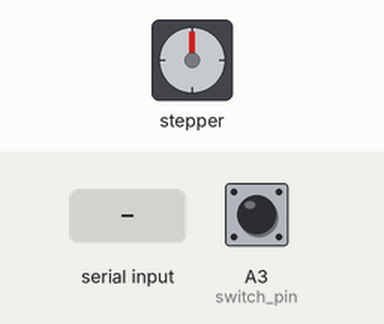
This sketch was run on a simulated Arduino Uno, built with avr-gcc and run on an emulated ATmega328P. On the bench: stepper motor. Wiring (inferred from the names in the program): stepper motor driver (200 steps per turn assumed): step pin 4; direction A1. The test bench sets the inputs (shaded band); at power-on: A3 (switch_pin) LOW. What the sketch prints to the serial monitor is not drawn.

Above: at 1.2 s.
1.3 s: "w" received over Serial
At 1.61 s:
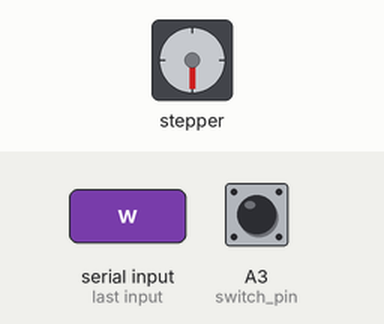
3.2 s: "a" received over Serial
Timing chart, 0 to 6.2 s (numbered marks = the images above; inputs shaded):
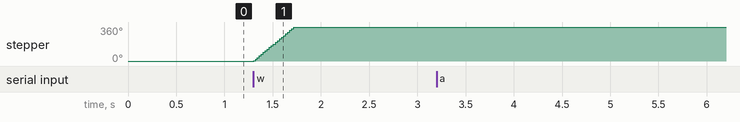

Measured:
- after the input at 1.3 s, stepper: turns 360° clockwise in 0.41 s, starting at once
- after the input at 3.2 s, every drawn part: stays the same

The sketch:

lab02.ino
```cpp
//David Goegl
/// Lab 02 - Analog Signal Acquisition
// Sample the analog output of the hall sensor sensor
// and print the value to the serial port
// use the prewritten functions to move the magnet from one step to the next

// initializiation of motor parameters - DO NOT CHANGE -
char incoming = 0;
float position_x = -1.0;   // magnet position in mm
float pos_offset = 16; // distance between hall sensor and face of magnet nearest to it (in mm) when button is pressed.
bool forward = 1;         // definitions of motor direction. Change if motor cable flipped
bool backward = 0;

// Button params
#define switch_pin A3  // Includes 30k pull-up resistor
const int out_pin = 17; // may not be necessary, just connect to logical Vcc
bool switch_press = false;
unsigned int debounceTime = 100; //Time to avoid button debouncing
unsigned long last_pressed = 0;
#define hall_pin A2

// Motor params
#define dirPin A1
#define stepPin 4
#define sleep_pin A0
const int16_t stepsPerRevolution = 200;
const int16_t pitch = 2;  //Pitch in mm
int dir = forward;  //ccw if 1, cw is calibrated
bool reading = false;
bool read_pos = true;

//MY CODE

int sensorvalue;
bool calibrated = false; //initialize uncalibrated


void setup() {
  //Initialize the Input/output pins here
  pinMode(A2, INPUT);
   //pinMode(sleep_pin, OUTPUT);

  Serial.begin(115200); // setup the serial connection

  // Motor initialization
  attachInterrupt(digitalPinToInterrupt(switch_pin), button_ISR, FALLING);  //when pressed, triggered
  pinMode(stepPin, OUTPUT);
  pinMode(dirPin, OUTPUT);
  switch_press = false;
}


void loop() {

  digitalWrite(sleep_pin, HIGH); //make motor sleep when not moving


  bool pRead = digitalRead(switch_pin);
  if(pRead ==1) {
     switch_press = false;
     } else {
     switch_press = true;
    }

  // Check if the serial port is available and if a specific character is received from the serial port
  if(Serial.available())
  {
    Serial.readBytes(((char*)&incoming),1);

    //return a single readout
    if (incoming == 'a')
    {
      Serial.print(analogRead(A2));
    }

    //return average readout from 20 consecutive readouts
    //changed 20 to 50 for Q3 task 5
    else if (incoming == 'b')
    {
      for(int i = 0; i < 50; i++)
      {
        sensorvalue += analogRead(A2);
      }
      Serial.print(sensorvalue / 50);
      sensorvalue = 0;   // reset the sensor value for the next set of samples
    }

    //return average readout from 200 consecutive readouts
    else if (incoming == 'c')
    {
      for(int i = 0; i < 200; i++)
      {
        sensorvalue += analogRead(A2);
      }
      Serial.print(sensorvalue / 200);
      sensorvalue = 0;   // reset the sensor value for the next set of samples
    }


//Use the following input characters to move the magnet. Feel free to change the movement.


      else if (incoming == 'w') // move 2mm
      {
        move_motor(2);
      }
      else if (incoming == 'x') // move 10mm
      {
        move_motor(10);
      }
      else if (incoming == 'y') // move 20mm moved to 25mm
      {
        move_motor(25);
      }
      else if (incoming == 'z') //switch direction
      {
        switch_motor_direction();
      }


  }
 delay(20);

}
```

lab02_libraries.ino
```cpp
/// Lab 02 - Analog Signal Acquisition
// Sample the analog output of the hall sensor sensor
// and print the value to the serial port

// motor functions

void move_motor(int dist_mm)
{
  if (!calibrated)
  {
    calibrate_motor();
  }

  if (dir == forward)
  {
    digitalWrite(dirPin, forward);
  }
  else
  {
    digitalWrite(dirPin, LOW);
  }

  digitalWrite(sleep_pin, LOW); // make motor wake
  for (int x = 0; x < (stepsPerRevolution * (dist_mm / pitch)); x++)
  {
    if (!switch_press)
    {
      if ((dir == forward) && (position_x > 85.0))
      {
        // Serial.println("Limit reached, please reverse direction!");
        break;
      }
      else
      {
        digitalWrite(stepPin, HIGH);
        delayMicroseconds(1000);
        digitalWrite(stepPin, LOW);
        delayMicroseconds(1000);
        position_x = position_x + (2.0 * (float(dir) - 0.5)) * (float(pitch) / float(stepsPerRevolution)); // update position
      }
    }
    else
    {
      step_back();
      break;
    }
  }
  digitalWrite(sleep_pin, HIGH); // make motor sleep
  // Serial.println(position_x);
}

void switch_motor_direction()
{
  if (dir == forward)
  {
    dir = backward;
  }
  else
  {
    dir = forward;
  }
  // Serial.println(position_x);
}

void calibrate_motor()
{
  // set direction to toward motor/ board
  dir = backward;
  digitalWrite(dirPin, LOW);
  digitalWrite(sleep_pin, LOW); // make motor wake
  while (!switch_press)
  {
    digitalWrite(stepPin, HIGH);
    delayMicroseconds(1000);
    digitalWrite(stepPin, LOW);
    delayMicroseconds(1000);
  }
  position_x = pos_offset;

  // set direction to away from motor/ board
  dir = forward;
  digitalWrite(dirPin, forward);

  step_back();
  calibrated = true;
  delay(10);
}

void step_back()
{
  digitalWrite(dirPin, forward); // direction away from motor
  digitalWrite(sleep_pin, LOW);  // make motor wake
  position_x = pos_offset;
  dir = forward;

  for (int x = 0; x < (stepsPerRevolution / pitch); x++)
  {
    digitalWrite(stepPin, HIGH);
    delayMicroseconds(1000);
    digitalWrite(stepPin, LOW);
    delayMicroseconds(1000);
    position_x = position_x + float(dir) * (float(pitch) / float(stepsPerRevolution));
  }
  delayMicroseconds(1000);
}

void button_ISR()
{ // Interrupts and system debouncing

  if ((millis() - last_pressed) > debounceTime)
  {
    switch_press = true;
    // Serial.println("Switch pressed!");
    last_pressed = millis();
  }
}
```
